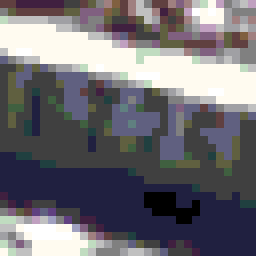
#> input picture projects/digit_recognition/digit1.bmp, 32 x 32 px (shown 8 times larger)
$ jupyter execute --allow-errors digit_recognition.ipynb   (older library calls are emulated)
#> lines starting #> are read from the running program, lines starting #| are printed output that depends on the picture
# Machine Learning Engineer Nanodegree
## Deep Learning
## Project: Build a Digit Recognition Program

In this notebook, a template is provided for you to implement your functionality in stages which is required to successfully complete this project. If additional code is required that cannot be included in the notebook, be sure that the Python code is successfully imported and included in your submission, if necessary. Sections that begin with **'Implementation'** in the header indicate where you should begin your implementation for your project. Note that some sections of implementation are optional, and will be marked with **'Optional'** in the header.

In addition to implementing code, there will be questions that you must answer which relate to the project and your implementation. Each section where you will answer a question is preceded by a **'Question'** header. Carefully read each question and provide thorough answers in the following text boxes that begin with **'Answer:'**. Your project submission will be evaluated based on your answers to each of the questions and the implementation you provide.

>**Note:** Code and Markdown cells can be executed using the **Shift + Enter** keyboard shortcut. In addition, Markdown cells can be edited by typically double-clicking the cell to enter edit mode.

----
## Step 1: Design and Test a Model Architecture
Design and implement a deep learning model that learns to recognize sequences of digits. Train the model using synthetic data generated by concatenating character images from [notMNIST](http://yaroslavvb.blogspot.com/2011/09/notmnist-dataset.html) or [MNIST](http://yann.lecun.com/exdb/mnist/). To produce a synthetic sequence of digits for testing, you can for example limit yourself to sequences up to five digits, and use five classifiers on top of your deep network. You would have to incorporate an additional ‘blank’ character to account for shorter number sequences.

There are various aspects to consider when thinking about this problem:
- Your model can be derived from a deep neural net or a convolutional network.
- You could experiment sharing or not the weights between the softmax classifiers.
- You can also use a recurrent network in your deep neural net to replace the classification layers and directly emit the sequence of digits one-at-a-time.

You can use ** Keras ** to implement your model. Read more at [keras.io](https://keras.io/).

Here is an example of a [published baseline model on this problem](http://static.googleusercontent.com/media/research.google.com/en//pubs/archive/42241.pdf). ([video](https://www.youtube.com/watch?v=vGPI_JvLoN0)). You are not expected to model your architecture precisely using this model nor get the same performance levels, but this is more to show an exampe of an approach used to solve this particular problem. We encourage you to try out different architectures for yourself and see what works best for you. Here is a useful [forum post](https://discussions.udacity.com/t/goodfellow-et-al-2013-architecture/202363) discussing the architecture as described in the paper and here is [another one](https://discussions.udacity.com/t/what-loss-function-to-use-for-multi-digit-svhn-training/176897) discussing the loss function.

### Implementation
Use the code cell (or multiple code cells, if necessary) to implement the first step of your project. Once you have completed your implementation and are satisfied with the results, be sure to thoroughly answer the questions that follow.

### Data loading and stats for various datasets used in the project

[cell 1]
from __future__ import print_function
import numpy as np
import tensorflow as tf
from six.moves import cPickle as pickle
import matplotlib.pyplot as plt
from time import time
# [8 lines left out: function reformat, not called in this run]

def load_digits_dataset(multi_digit=True, synthetic=True):
    if multi_digit:
        # load data
        if synthetic:
            pickle_file = 'synthetic.pickle'
            print("Modeling using multi-digit synthetic data")
        else:
            pickle_file = 'SVHN_extra.pickle'
            print("Modeling using multi-digit SVHN data")
        with open(pickle_file, 'rb') as f:
            save = pickle.load(f)
            X_train = save['train_data']
            y_train = save['train_labels']
            X_tests = save['test_data']
            y_tests = save['test_labels']
            del save  # hint to help gc free up memory
        num_classes = 11
        ndigit = y_tests.shape[1]
        input_shape = (X_train.shape[1], X_train.shape[2], X_train.shape[3])
        print ('input shape', input_shape)
    else:
        print("Modeling using single digit SVHN data")
        train_data = sio.loadmat('train_32x32.mat')
        test_data  = sio.loadmat('test_32x32.mat')

        X_train = train_data['X']
        y_train = train_data['y'].reshape(-1)
        X_tests = test_data['X']
        y_tests = test_data['y'].reshape(-1)

        image_size   = X_train.shape[0] #image size
        num_channels = X_train.shape[2] #set as 1:grayscale, or 3: color (RGB)
        num_classes = 10 # number of types of digits (0-9)
        ndigit = 1

        # reshape to be [samples][pixels][width][height]
        # reshape data for input to CNN model

        X_train, y_train = reformat(X_train, y_train, image_size, num_channels, num_classes)
        X_tests, y_tests = reformat(X_tests, y_tests, image_size, num_channels, num_classes)
        # normalize X values between 0 to 1
        X_train = 2.*X_train / 255 - 1.0
        X_tests  = 2.*X_tests / 255 - 1.0
        input_shape = (image_size, image_size, num_channels)
    print('\nDataSet      X Shape,       Y_shape')
    print('Training', X_train.shape, y_train.shape)
    print('Testing ', X_tests.shape, y_tests.shape)
    print('input shape', input_shape, ndigit)
    return X_train, y_train, X_tests, y_tests, input_shape, num_classes, ndigit

# fix random seed for reproducibility
seed = 7
np.random.seed(seed)

#> (the rest of this cell did not finish here and is left out)

### Sample of synthetic images

[cell 2]
fig = plt.figure(figsize=(12, 6), dpi=72)
x='Training Images:'
#> (the rest of this cell did not finish here and is left out)

### Helper Functions for TensorFlow model

[cell 3]
# [13 lines left out: function accuracy, not called in this run]

def conv2d(x, W, conv_stride, padopt):
    return tf.nn.conv2d(x, W, strides=[1, conv_stride, conv_stride, 1], padding=padopt)

def max_pool(x, pool_size, pool_stride, padopt):
    return tf.nn.max_pool(x, ksize=[1, pool_size, pool_size, 1], strides=[1, pool_stride, pool_stride, 1], padding=padopt)

# Create Variables Function
def weights_conv(shape, name):
    return tf.get_variable(shape=shape, name=name,
        initializer=tf.contrib.layers.xavier_initializer_conv2d())

def weights_fc(shape, name):
    return tf.get_variable(shape=shape, name=name,
        initializer=tf.contrib.layers.xavier_initializer())

def biases_var(shape, name):
    return tf.Variable(tf.constant(0.1, shape=shape), name=name)

### TensorFlow CNN model

[cell 4]
# [202 lines left out: functions tf_model, output_size_pool, pack, n_layer_cnn, not called in this run]

### Results of TensorFlow CNN Model

[cell 5]
batch_size  = 64
num_steps   = 5001
print_steps = 500
dropout     = True
num_sample  = 0 # try with full dataset; otherwise specify the subset
patch_size  = 5
conv_stride = 1
pool_size   = 2
pool_stride = 2
padopt      = 'SAME'
conv_params = [patch_size, conv_stride, pool_size, pool_stride, padopt]
depth       = [  8, 16, 32]
num_hidden  = [1024, 256, 32]
num_labels  = 11
num_samples = 0
start_time=time()
#> (the rest of this cell did not finish here and is left out)

### Keras CNN Model and results

[cell 6]
from keras.models import Model
from keras.layers import Input
from keras.layers import Dense
from keras.layers import Dropout
from keras.layers import Flatten
from keras.layers.convolutional import Convolution2D
from keras.layers.convolutional import MaxPooling2D
from keras import backend as K

K.set_image_dim_ordering('tf')
#> (this line was passed over: keras is not available in this run)

# [26 lines left out: function larger_model, not called in this run]

[cell 7]
# fix random seed for reproducibility
seed = 7
np.random.seed(seed)

#> (the rest of this cell did not finish here and is left out)

# build the model
kcnn_model = larger_model(input_shape, num_classes, ndigit)
# Fit the model using 90% of training data and use remaining for validation
n = round(0.9*X_train.shape[0])
# create a sequence of output labels to compare with the sequence of predictions
yt = []
yv = []
yf = []
for i in range(ndigit):
    yt.append(y_train[:n,i])
    yv.append(y_train[n:,i])
    yf.append(y_tests[:,i])

batch_size = 128
print("batch size", batch_size)
start_time=time()
kcnn_model.fit(X_train[:n], yt, validation_data=(X_train[n:], yv), nb_epoch=20, batch_size=batch_size, verbose=2)
kcnn_model.save('kcnn_model.h5')
# compute true accuracy by comparing all digits in the label
y_pred_kcnn = kcnn_model.predict(X_tests)
total_time = time() - start_time
print ("Elapsed time:", total_time)
digit_accuracy, label_accuracy = accuracy(y_pred_kcnn, y_tests)
print("Digit accuracy: %.2f%%" % digit_accuracy)
print("Label accuracy: %.2f%%" % label_accuracy)

### Question 1
_What approach did you take in coming up with a solution to this problem?_

**Answer:**

SVHN dataset consists of 3 groups. Training, testing and extra data. Training set has 33402 samples, testing set has 13068 and extra set has about 230000 samples. Extra set will be used to extend our training set and perform validation during model training. Speaking about possible labels, basically there might be an infinite amount of labels, since there are no limitations about data presented. However, since we are going to work with images which have up to five digits between 1 and 99999 inclusive, this is the amount of all possible labels. Samples which have numbers with more than 5 digits (only 1) were removed from the dataset during preprocessing step. Beside the images, dataset contains also a digitStruct structure which contains some meta information about each image. This structure has same length as amount of images in a dataset (one entry per image). Here each entry has two fields: name which is a string containing the filename of the corresponding image and bbox which is a struct array that contains the position, size and label of each digit bounding box in the image. For instance, digitStruct(300).bbox(2).height gives height of the 2nd digit bounding box in the 300th image.

The second dataset contains single digit images in an MNIST-like format. All digits have been resized to a fixed resolution of 32-by-32 pixels. The original character bounding boxes are extended in the appropriate dimension to become square windows, so that resizing them to 32-by-32 pixels does not introduce aspect ratio distortions. Nevertheless this preprocessing introduces some distracting digits to the sides of the digit of interest. Loading the .mat files creates 2 variables: X which is a 4-D matrix containing the images, and y which is a vector of class labels. To access the images, X(:,:,:,i) gives the i-th 32-by-32 RGB image, with class label y(i).

In the first part of a project I developd a multilayer convolutional neural network, which will be trained to predict a synthetic data set comprised of the individual digit SVHN dataset in a 2x2 grid to keep aspect ratio of each digit intact (see get_image.py file for the related code).  I used following models to train and validate with the dataset:
1. A 7 layer convolutional neural network using TensorFlow
2. A 7 layer CNN model using Keras with Theano backend

Their respective performance was as follows:

|Model type| Digit Accuracy | Label Accuracy  |Run Time|
|----------|----------------|-----------------|--------|
|TensorFlow CNN|     63%    |       23%       | 2225sec|
|Keras CNN |      82%       |       51%       | 2704sec|

### Question 2
_What does your final architecture look like? (Type of model, layers, sizes, connectivity, etc.)_

**Answer:**

** TensorFlow CNN Model **

1. Convolutional layer with 8 feature maps, which with the size of 5×5 and a rectifier activation function. This is the input layer, expecting images with the structure outline above [pixels][width][height].
2. A pooling layer that takes the max called MaxPooling2D. It is configured with a pool size of 2×2.
3. Convolutional layer with 16 feature maps of size 3×3.
4. Pooling layer taking the max over 2*2 patches.
5. Convolutional layer with 32 feature maps of size 3×3.
6. Next is a layer that converts the 2D matrix data to a vector called Flatten. It allows the output to be processed by standard fully connected layers.
4. Next a fully connected layer with 1024 neurons and rectifier activation function.
8. Fully connected layer with 1024 neurons and rectifier activation.
9. Dropout layer with a probability of 20%.
10. Fully connected layer with 256 neurons and rectifier activation.
11. Dropout layer with a probability of 20%.
12. Fully connected layer with 32 neurons and rectifier activation.
13. Output layer with 11 nodes for 11 classes (including blank) with a softmax activation function to output probability-like predictions for each class.


<h3><center>A Typical CNN Model</center></h3>

** Keras CNN Model **

1. Convolutional layer with 8 feature maps of size 5×5.
2. Pooling layer taking the max over 2*2 patches.
3. Convolutional layer with 16 feature maps of size 3×3.
4. Pooling layer taking the max over 2*2 patches.
5. Convolutional layer with 32 feature maps of size 3×3.
6. Flatten layer.
7. Dropout layer with a probability of 20%.
8. Fully connected layer with 1024 neurons and rectifier activation.
9. Dropout layer with a probability of 20%.
10. Fully connected layer with 256 neurons and rectifier activation.
11. Dropout layer with a probability of 20%.
12. Fully connected layer with 64 neurons and rectifier activation.
13. Output layer with 11 nodes with a softmax activation to output probability like predictions


<h3><center>Keras CNN Model</center></h3>

### Question 3
_How did you train your model? How did you generate your synthetic dataset?_ Include examples of images from the synthetic data you constructed.

**Answer:**
For both models a synthetic dataset was used, which was already preprocessed and pickled.

During data preprocessing I implemented these steps:

1. Cropped each image just near the numbers to reduce the size of the model without loosing critical information.
2. Scaled cropped images to 32x32 size since after cropping all images have different sizes.
3. Normalized each pixel RGB value between [-1., 1]
4. Converted all input images into a grayscale by multiplying RGB vector [0.2989, 0.5870, 0.1140]. This also reduces the image from 3 channels to just one which significantly reduces compute time.
5. ‘0’ digit class was replaced from 10 to 0 to be consistent with other digits and classes. Instead, class 10 label is used for non-existing digit. Hence, altogether there are 11 labels.
6. Padded each number with size less than 5 digits, with labels 10 at the end. For example,number 567 will consist of a list sub labels: [5, 6, 7, 10, 10].

I used 90% of the training data for training the model and used remaining for the validation purposes.

[cell 8]
from keras.models import load_model
#> (the rest of this cell did not finish here and is left out)

----
## Step 2: Train a Model on a Realistic Dataset
Once you have settled on a good architecture, you can train your model on real data. In particular, the [Street View House Numbers (SVHN)](http://ufldl.stanford.edu/housenumbers/) dataset is a good large-scale dataset collected from house numbers in Google Street View. Training on this more challenging dataset, where the digits are not neatly lined-up and have various skews, fonts and colors, likely means you have to do some hyperparameter exploration to perform well.

### Implementation
Use the code cell (or multiple code cells, if necessary) to implement the first step of your project. Once you have completed your implementation and are satisfied with the results, be sure to thoroughly answer the questions that follow.

### TensorFlow model with Real SVHN Dataset

#> (a cell that did not finish here is left out)

print('\nDataSet      X Shape,       Y_shape')
print('Training', X_train.shape, y_train.shape)
print('Testing ', X_test.shape, y_test.shape)

start_time=time()
# Fit the model using 90% of training data and use remaining for validation
n = round(0.9*X_train.shape[0])
y_test_pred, y_valid_pred = n_layer_cnn (X_train[:n], y_train[:n], X_train[n:], y_train[n:], X_tests, y_tests,
                                        image, num_labels, ndigit, depth, num_hidden, conv_params,
                                        batch_size, num_samples, num_steps, print_steps, dropout)
total_time = time() - start_time
print ("Elapsed time:", total_time)

### Keras model with Real SVHN Dataset

[cell 10]
seed = 7
np.random.seed(seed)
#> (the rest of this cell did not finish here and is left out)

print('\nDataSet      X Shape,       Y_shape')
print('Training', X_train.shape, y_train.shape)
print('Testing ', X_tests.shape, y_tests.shape)

[cell 11]
start_time=time()
# Fit the model using 90% of training data and use remaining for validation
#> (the rest of this cell did not finish here and is left out)

[cell 12]
from keras.utils.visualize_util import plot
from keras.models import load_model
#> (the rest of this cell did not finish here and is left out)

[cell 13]
fig = plt.figure(figsize=(12, 6), dpi=72)
#> (the rest of this cell did not finish here and is left out)

### Question 4
_Describe how you set up the training and testing data for your model. How does the model perform on a realistic dataset?_

**Answer:**
This data was also preprocessed following the same steps as for the synthetic data (except no image concatenation).
I created load_digits_dataset() function to load either the single or multi-digit SVHN or synthetic datasets. I used 90% of the training data for training while remaining for validation. The testing data was used only to verify model accuracy to make sure no overfitting happened. The model performed quite well on the real dataset as shown in the table below:

| DataSet |Model type    | Digit Accuracy | Label Accuracy  |Run Time|
|---------|--------------|----------------|-----------------|--------|
|Synthetic|TensorFlow CNN|      63%       |       23%       | 2225sec|
|Synthetic|Keras CNN     |      83%       |       51%       | 2667sec|
|Real SVHN|TensorFlow CNN|      88%       |       56%       | 4972sec|
|Real SVHN|Keras CNN     |      95%       |       82%       | 7224sec|

### Question 5
_What changes did you have to make, if any, to achieve "good" results? Were there any options you explored that made the results worse?_

**Answer:**
The CNN model with TensorFlow performed much better on the real dataset than the synthetic one. This model had independent weights for each digit in the label. However, its accuracy was still quite bad (just 56%) for the label, i.e. when all the digits in the label were identified correctly in the right order. The Keras CNN model worked much better as the layers till the output layer were shared for all output digits. It had to be tuned to improve its accuracy though mostly by running the model for more epochs. The runtime of the Keras model also had a factor of 4 advantage over the TensorFlow model.

### Question 6
_What were your initial and final results with testing on a realistic dataset? Do you believe your model is doing a good enough job at classifying numbers correctly?_

**Answer:**
The CNN model using Keras performed much better than the TensorFlow model, and both models performed much better on the real dataset as compared to the synthetic dataset. The table above shows the accuracies of each model for synthetic and real dataset. I believe these results could be improved by increasing depth of the convolution layers. However, I was limited by the memory and cpu on my desktop as higher depth models kept crashing python on my desktop. Besides, each epoch took over 20 mins to complete when it was not crashing. Therefore, with the current limitation of my computing resources I believe I got good results with these models.

----
## Step 3: Test a Model on Newly-Captured Images

Take several pictures of numbers that you find around you (at least five), and run them through your classifier on your computer to produce example results. Alternatively (optionally), you can try using OpenCV / SimpleCV / Pygame to capture live images from a webcam and run those through your classifier.

### Implementation
Use the code cell (or multiple code cells, if necessary) to implement the first step of your project. Once you have completed your implementation and are satisfied with the results, be sure to thoroughly answer the questions that follow.

[cell 14]
import cv2
def get_image(imagefiles):
    nfile = len(imagefiles)
    img = np.zeros((nfile,32,32,1), dtype=np.float32)
    for i in range(nfile):
        image = np.array(cv2.imread(imagefiles[i]), dtype=np.float32)
        image = np.dot(np.array(image, dtype='float32'), [[0.3],[0.587],[0.414]])
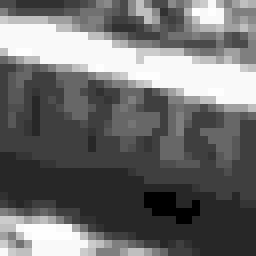
#> image: shape (32, 32, 1) float64 (shown 8 times larger); min 0, max 331.8, mean 143.7; drawn with min black and max white
        img[i] = image*2/255. -1.0
    return img

### Question 7
_Choose five candidate images of numbers you took from around you and provide them in the report. Are there any particular qualities of the image(s) that might make classification difficult?_

[cell 15]
imagefiles =['digit1.bmp', 'digit2.bmp','digit3.bmp','digit4.bmp','digit5.bmp','digit6.bmp', 'digit7.bmp']
#> (the rest of this cell did not finish here and is left out)

**Answer:**

I chose these images as they are from around my house and include various digits and label length.

### Question 8
_Is your model able to perform equally well on captured pictures or a live camera stream when compared to testing on the realistic dataset?_

**Answer:**
As evident from the answer above, the model was able to predict 7 out 7 numbers correctly, which is pretty good for this model which was restricted due to computing resources. The model seems to have difficulty when the numbers are small as we are limited to a 32x32 image which needs to cram all digits.

### Optional: Question 9
_If necessary, provide documentation for how an interface was built for your model to load and classify newly-acquired images._

**Answer:** Leave blank if you did not complete this part.

----
### Step 4: Explore an Improvement for a Model

There are many things you can do once you have the basic classifier in place. One example would be to also localize where the numbers are on the image. The SVHN dataset provides bounding boxes that you can tune to train a localizer. Train a regression loss to the coordinates of the bounding box, and then test it.

### Implementation
Use the code cell (or multiple code cells, if necessary) to implement the first step of your project. Once you have completed your implementation and are satisfied with the results, be sure to thoroughly answer the questions that follow.

[cell 16]
# [14 lines left out: function bbox_accuracy, not called in this run]

pickle_file = 'SVHN_bboxes.pickle'
#> pickle_file = 'SVHN_bboxes.pickle'
print("Modeling using multi-digit SVHN data")
#> (the rest of this cell did not finish here and is left out)
